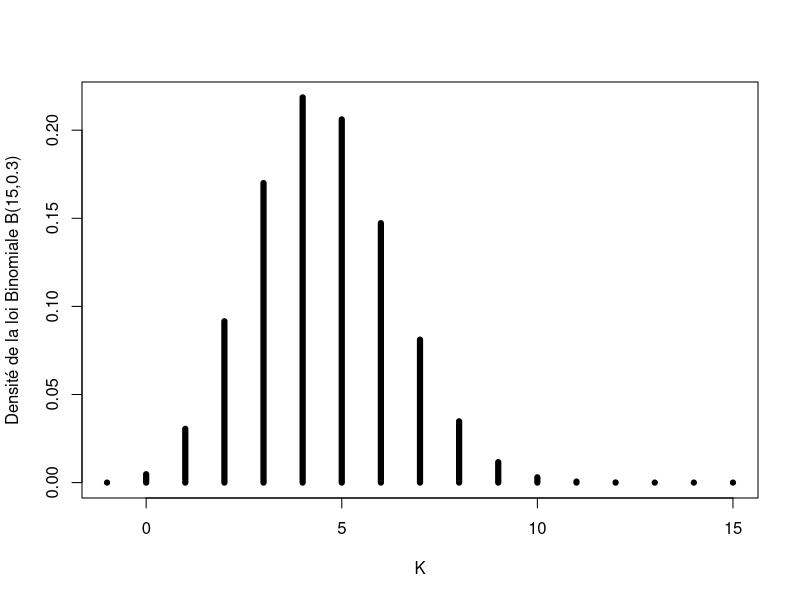
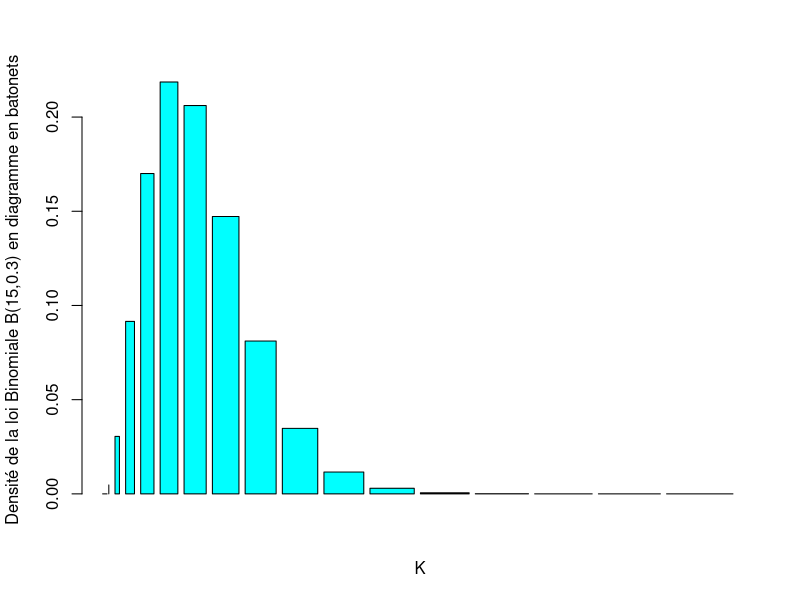
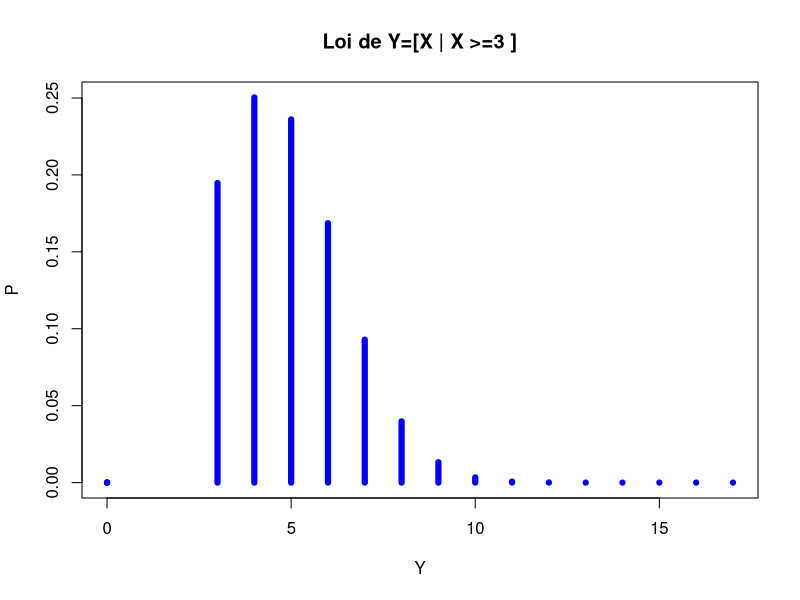
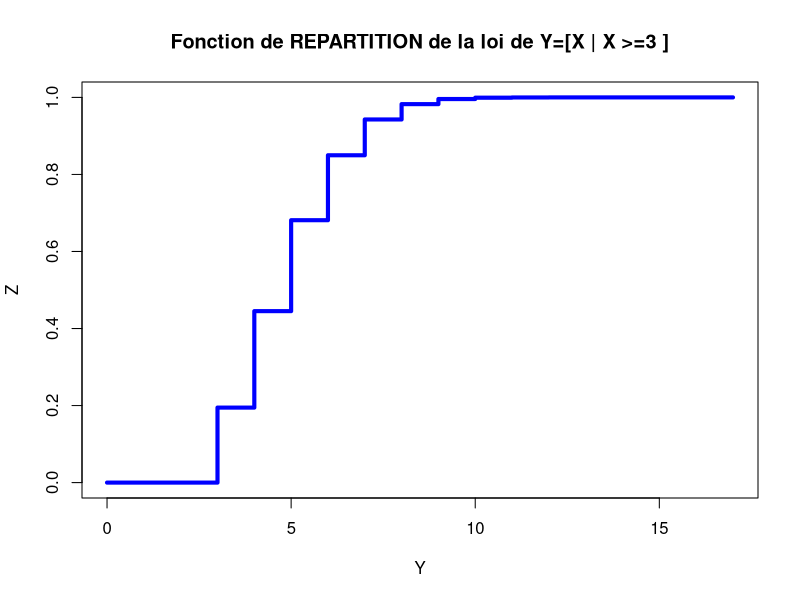

R code for these plots, in order:
# 1) Calculer les probabilit ́es P (X = k) lorsque la loi de X est la loi binomiale de param`etres
# n = 15 et p= 0.3 (Vous pourriez utiliser la fonction dbinom).
x <- -1:15
y <- dbinom(x, 15, 0.3)  # p[k]=P(X=x[k]) pour une v.a. X à loi B(15, 0.3)
sum(y)  # la somme vaut bien 1
plot(x,y, type="h", lwd=6, ylab ="Densité de la loi Binomiale B(15,0.3)", xlab="K")
#2) Repr ́esenter la loi de X a ` l’aide d’un diagramme en baton barplot(D).
barplot(y, x, ylab ="Densité de la loi Binomiale B(15,0.3) en diagramme en batonets", xlab="K",col="cyan")
#3) Quelle est la valeur la plus probable (c’est le mode de la distribution).
x[which.max(y)]
#4)
#avec somme des densité de proba
#• [X ≤ 10]
w<-dbinom(1:10,15,0.3)
xinf10 <- sum(w)
#• [X ≥ 4]
w<-dbinom(4:15,15,0.3)
xsup4 <- sum(w)
#• [3 ≤ X ≤ 9]
w<-dbinom(3:9,15,0.3)
xentre3et9 <- sum(w)
#avec utilisation de la fonction répartition
#• [X ≤ 10]
#par définition de la fonction de répartition F(x)=P(X<=x)
xinf10<-pbinom(10,15,0.3)
#• [X ≥ 4]
#on utilise le complémentaire soit [X<4] = [X<=3] 
xsup4<(1-pbinom(3,15,0.3))
# 5) Soit Y = X|X ≥ 3, c’est-`a-dire, P (Y = k) = (P (X = k, X ≥ 3)/P (X ≥ 3)
# Creez un vecteur representant les valeurs P (Y = k) pour Y = 0, . . . , 15.
# px3<-sum(dbinom(3:15,15,0.3))
# pyk<-dbinom(3:15,15,0.3)/px3
x<-(-1):17
#si l'élément de x est inférieur à 3 renvoie 0 sinon renvoie cet élément
Y<- ifelse(x<3,0,x)
X<-dbinom(x,15,0.3)
P <- X[which(x>2)]/(1 - pbinom(2, 15, 0.3))
P<-c(x[x<3]*0,P)
plot(Y, P, type="h", lwd=6, col="blue", main="Loi de Y=[X | X >=3 ]")
#façon de faire super bizarre
#calculer la moyenne et la variance de X et de Y
#plus espérance que moyenne
espX<-sum(X*x)
espY<-sum(P*x)
varX<-var(X)
varY<-var(P)

#fonction de répartition de Y
#somme cumuler des éléments précédent à un éléments donné
Z = cumsum(P)
plot(Y, Z, type="s", main="Fonction de REPARTITION de la loi de Y=[X | X >=3 ]", lwd=4, col="blue")
